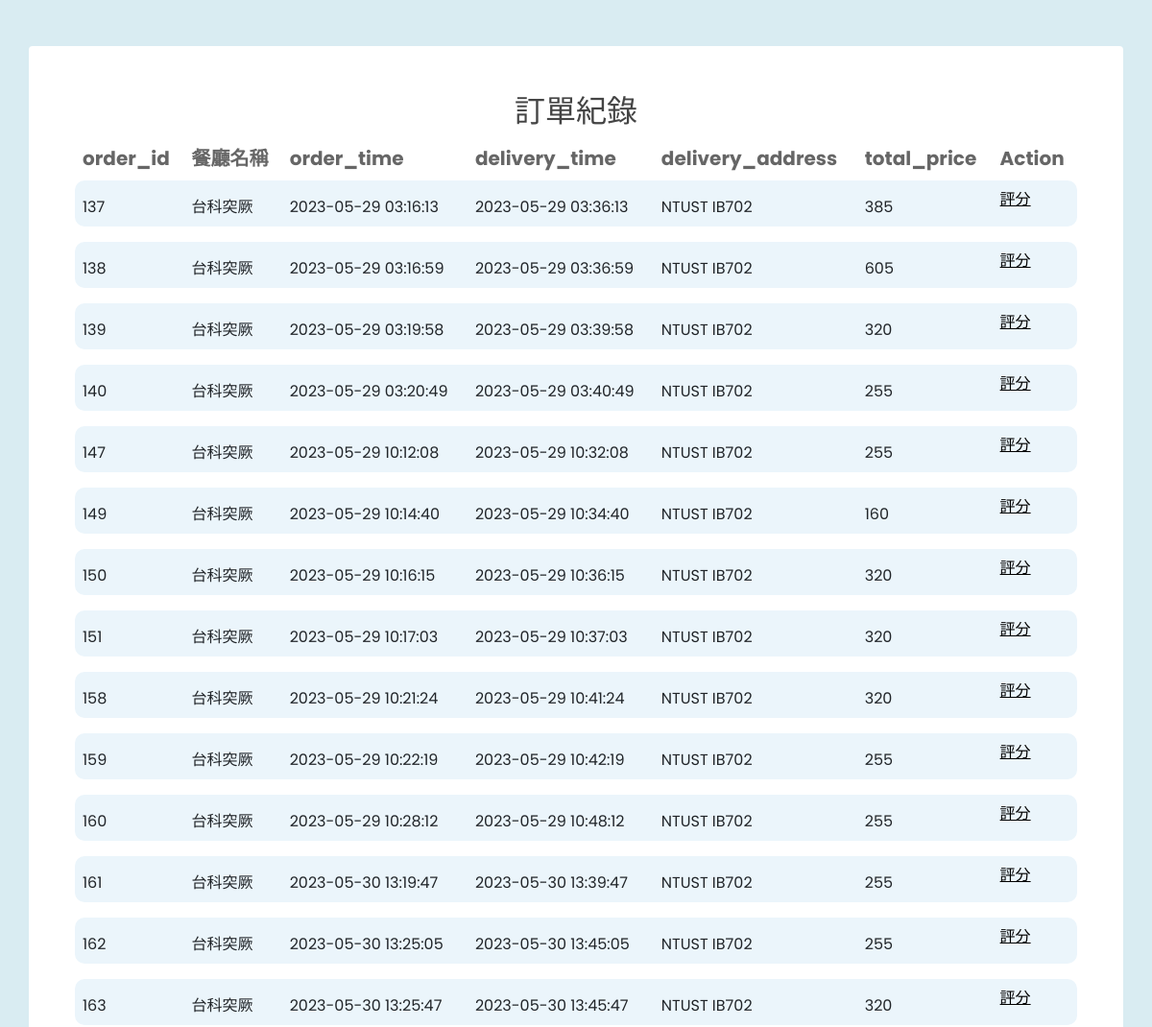
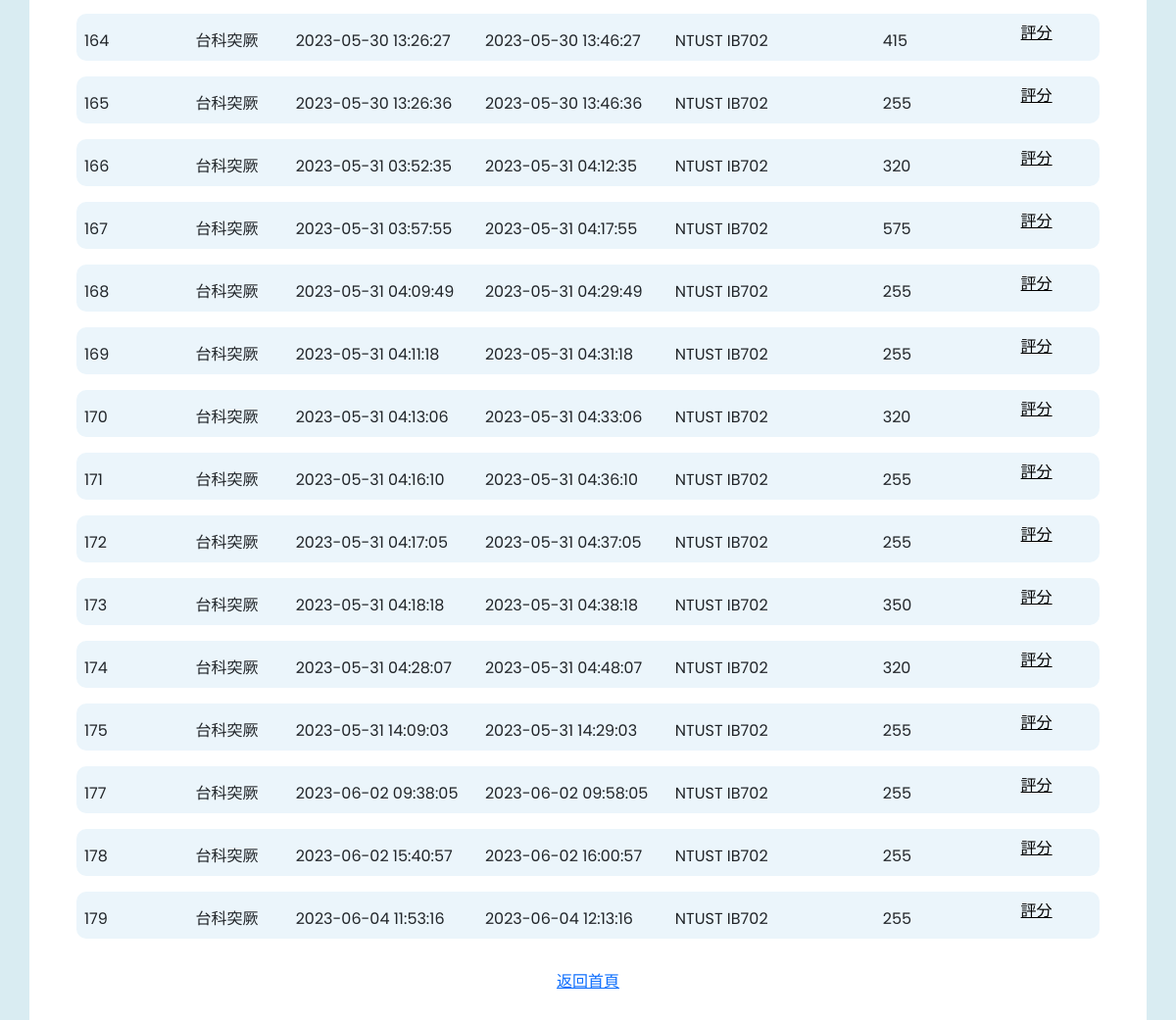
Page /app/user/order_history.php (signed in) on the committed database (2 pictures, top to bottom).
### tables this page shows
CREATE TABLE `orders` (
  `order_id` int(11) NOT NULL,
  `user_id` int(11) NOT NULL,
  `restaurant_id` int(11) NOT NULL,
  `order_time` datetime NOT NULL,
  `delivery_time` datetime NOT NULL,
  `delivery_address` char(200) NOT NULL DEFAULT '',
  `total_price` int(11) NOT NULL
);

CREATE TABLE `restaurants` (
  `restaurant_id` int(11) NOT NULL,
  `name` char(50) NOT NULL DEFAULT '',
  `passwd` char(50) NOT NULL,
  `description` text NOT NULL,
  `logo` longblob DEFAULT NULL,
  `address` char(200) NOT NULL DEFAULT '',
  `phone_number` char(50) NOT NULL DEFAULT '',
  `rating` char(50) DEFAULT 'null'
);

### app/user/order_history.php (the view, shortened to what this page needs)
<!doctype html>
<html>
    <head>
        <link href='https://stackpath.bootstrapcdn.com/bootstrap/5.0.0-alpha1/css/bootstrap.min.css' rel='stylesheet'>
        <link href='https://cdnjs.cloudflare.com/ajax/libs/font-awesome/4.7.0/css/font-awesome.min.css' rel='stylesheet'>
</head>
<body oncontextmenu='return false' class='snippet-body'>
<div class="container rounded mt-5 bg-white p-md-5">
    <div class="h2 font-weight-bold" align='center'>訂單紀錄</div>
    <div class="table-responsive">
        <table class="table">
            <thead>
                <tr>
                    <th scope="col">order_id</th>
                    <th scope="col">餐廳名稱</th>
                    <th scope="col">order_time</th>
                    <th scope="col">delivery_time</th>
                    <th scope="col">delivery_address</th>
                    <th scope="col">total_price</th>
                    <th scope="col">Action</th>
                </tr>
            </thead>
            <tbody>
            <?php
                require_once('../../config/config.php');
                $user_id = $_SESSION['user_id'];
                $sql = "SELECT o.order_id,r.name AS restaurant_name, o.order_time, o.delivery_time, o.delivery_address, o.total_price
                FROM orders o
                INNER JOIN order_items oi ON o.order_id = oi.order_id
                INNER JOIN restaurants r ON o.restaurant_id = r.restaurant_id
                WHERE o.user_id = '$user_id'
                GROUP BY o.order_id;";
                $result = $conn->query($sql);
                if ($result->num_rows > 0) {
                    while ( $row = mysqli_fetch_array ( $result, MYSQLI_ASSOC ) ) {
                        echo "
                        <tr class='bg-blue'>
                            <td class='pt-3'>" . $row["order_id"] . "</td>
                            <td class='pt-3 mt-1'>" . $row['restaurant_name'] . "</td>
                            <td class='pt-3'>" . $row["order_time"] . "</td>
                            <td class='pt-3'>" . $row["delivery_time"] . "</td>
                            <td class='pt-3'>" . $row["delivery_address"] . "</td>
                            <td class='pt-3'>" . $row["total_price"] . "</td>
                            <td><a class='action-button' href='../rating/add_review.php?order_id=" . $row['order_id'] . "&restaurant_name=" . $row['restaurant_name'] . "'>評分</a></td>
                        </tr>
                        <tr id='spacing-row'>
                            <td></td>
                        </tr>";
                    }
                } else {
                    echo "<td colspan='7' style='text-align: center;'>尚未新增一筆訂單</td>";
                }
            ?>
            </tbody>
        </table>
        <p align='center'><a href='dashboard.php'>返回首頁</a><p>
    </div>
</div>
</body>
</html>

### app/user/order_history.php (style rules this page uses)
* { box-sizing: border-box }
body { background-color: #d9ecf2; font-family: 'Poppins', sans-serif; color: #666 }
.h2 { color: #444; font-family: 'PT Sans', sans-serif }
thead { font-family: 'Poppins', sans-serif; font-weight: bolder; font-size: 20px; color: #666 }
.bg-blue { background-color: #EBF5FB; border-radius: 8px }
.table thead th, .table td { border: none }
.table tbody td:first-child { border-bottom-left-radius: 10px; border-top-left-radius: 10px }
.table tbody td:last-child { border-bottom-right-radius: 10px; border-top-right-radius: 10px }
#spacing-row { height: 10px }
.action-button { color: #000; }

### rows in the picture
orders: order_id "137", restaurant.name "台科突厥", order_time "2023-05-29 03:16:13", delivery_time "2023-05-29 03:36:13", delivery_address "NTUST IB702", total_price "385"
orders: order_id "138", restaurant.name "台科突厥", order_time "2023-05-29 03:16:59", delivery_time "2023-05-29 03:36:59", delivery_address "NTUST IB702", total_price "605"
orders: order_id "139", restaurant.name "台科突厥", order_time "2023-05-29 03:19:58", delivery_time "2023-05-29 03:39:58", delivery_address "NTUST IB702", total_price "320"
orders: order_id "140", restaurant.name "台科突厥", order_time "2023-05-29 03:20:49", delivery_time "2023-05-29 03:40:49", delivery_address "NTUST IB702", total_price "255"
orders: order_id "147", restaurant.name "台科突厥", order_time "2023-05-29 10:12:08", delivery_time "2023-05-29 10:32:08", delivery_address "NTUST IB702", total_price "255"
orders: order_id "149", restaurant.name "台科突厥", order_time "2023-05-29 10:14:40", delivery_time "2023-05-29 10:34:40", delivery_address "NTUST IB702", total_price "160"
orders: order_id "150", restaurant.name "台科突厥", order_time "2023-05-29 10:16:15", delivery_time "2023-05-29 10:36:15", delivery_address "NTUST IB702", total_price "320"
orders: order_id "151", restaurant.name "台科突厥", order_time "2023-05-29 10:17:03", delivery_time "2023-05-29 10:37:03", delivery_address "NTUST IB702", total_price "320"
orders: order_id "158", restaurant.name "台科突厥", order_time "2023-05-29 10:21:24", delivery_time "2023-05-29 10:41:24", delivery_address "NTUST IB702", total_price "320"
orders: order_id "159", restaurant.name "台科突厥", order_time "2023-05-29 10:22:19", delivery_time "2023-05-29 10:42:19", delivery_address "NTUST IB702", total_price "255"
orders: order_id "160", restaurant.name "台科突厥", order_time "2023-05-29 10:28:12", delivery_time "2023-05-29 10:48:12", delivery_address "NTUST IB702", total_price "255"
orders: order_id "161", restaurant.name "台科突厥", order_time "2023-05-30 13:19:47", delivery_time "2023-05-30 13:39:47", delivery_address "NTUST IB702", total_price "255"
orders: order_id "162", restaurant.name "台科突厥", order_time "2023-05-30 13:25:05", delivery_time "2023-05-30 13:45:05", delivery_address "NTUST IB702", total_price "255"
orders: order_id "163", restaurant.name "台科突厥", order_time "2023-05-30 13:25:47", delivery_time "2023-05-30 13:45:47", delivery_address "NTUST IB702", total_price "320"
orders: order_id "164", restaurant.name "台科突厥", order_time "2023-05-30 13:26:27", delivery_time "2023-05-30 13:46:27", delivery_address "NTUST IB702", total_price "415"
orders: order_id "165", restaurant.name "台科突厥", order_time "2023-05-30 13:26:36", delivery_time "2023-05-30 13:46:36", delivery_address "NTUST IB702", total_price "255"
orders: order_id "166", restaurant.name "台科突厥", order_time "2023-05-31 03:52:35", delivery_time "2023-05-31 04:12:35", delivery_address "NTUST IB702", total_price "320"
orders: order_id "167", restaurant.name "台科突厥", order_time "2023-05-31 03:57:55", delivery_time "2023-05-31 04:17:55", delivery_address "NTUST IB702", total_price "575"
orders: order_id "168", restaurant.name "台科突厥", order_time "2023-05-31 04:09:49", delivery_time "2023-05-31 04:29:49", delivery_address "NTUST IB702", total_price "255"
orders: order_id "169", restaurant.name "台科突厥", order_time "2023-05-31 04:11:18", delivery_time "2023-05-31 04:31:18", delivery_address "NTUST IB702", total_price "255"
orders: order_id "170", restaurant.name "台科突厥", order_time "2023-05-31 04:13:06", delivery_time "2023-05-31 04:33:06", delivery_address "NTUST IB702", total_price "320"
orders: order_id "171", restaurant.name "台科突厥", order_time "2023-05-31 04:16:10", delivery_time "2023-05-31 04:36:10", delivery_address "NTUST IB702", total_price "255"
orders: order_id "172", restaurant.name "台科突厥", order_time "2023-05-31 04:17:05", delivery_time "2023-05-31 04:37:05", delivery_address "NTUST IB702", total_price "255"
orders: order_id "173", restaurant.name "台科突厥", order_time "2023-05-31 04:18:18", delivery_time "2023-05-31 04:38:18", delivery_address "NTUST IB702", total_price "350"
orders: order_id "174", restaurant.name "台科突厥", order_time "2023-05-31 04:28:07", delivery_time "2023-05-31 04:48:07", delivery_address "NTUST IB702", total_price "320"
orders: order_id "175", restaurant.name "台科突厥", order_time "2023-05-31 14:09:03", delivery_time "2023-05-31 14:29:03", delivery_address "NTUST IB702", total_price "255"
orders: order_id "177", restaurant.name "台科突厥", order_time "2023-06-02 09:38:05", delivery_time "2023-06-02 09:58:05", delivery_address "NTUST IB702", total_price "255"
orders: order_id "178", restaurant.name "台科突厥", order_time "2023-06-02 15:40:57", delivery_time "2023-06-02 16:00:57", delivery_address "NTUST IB702", total_price "255"
orders: order_id "179", restaurant.name "台科突厥", order_time "2023-06-04 11:53:16", delivery_time "2023-06-04 12:13:16", delivery_address "NTUST IB702", total_price "255"
